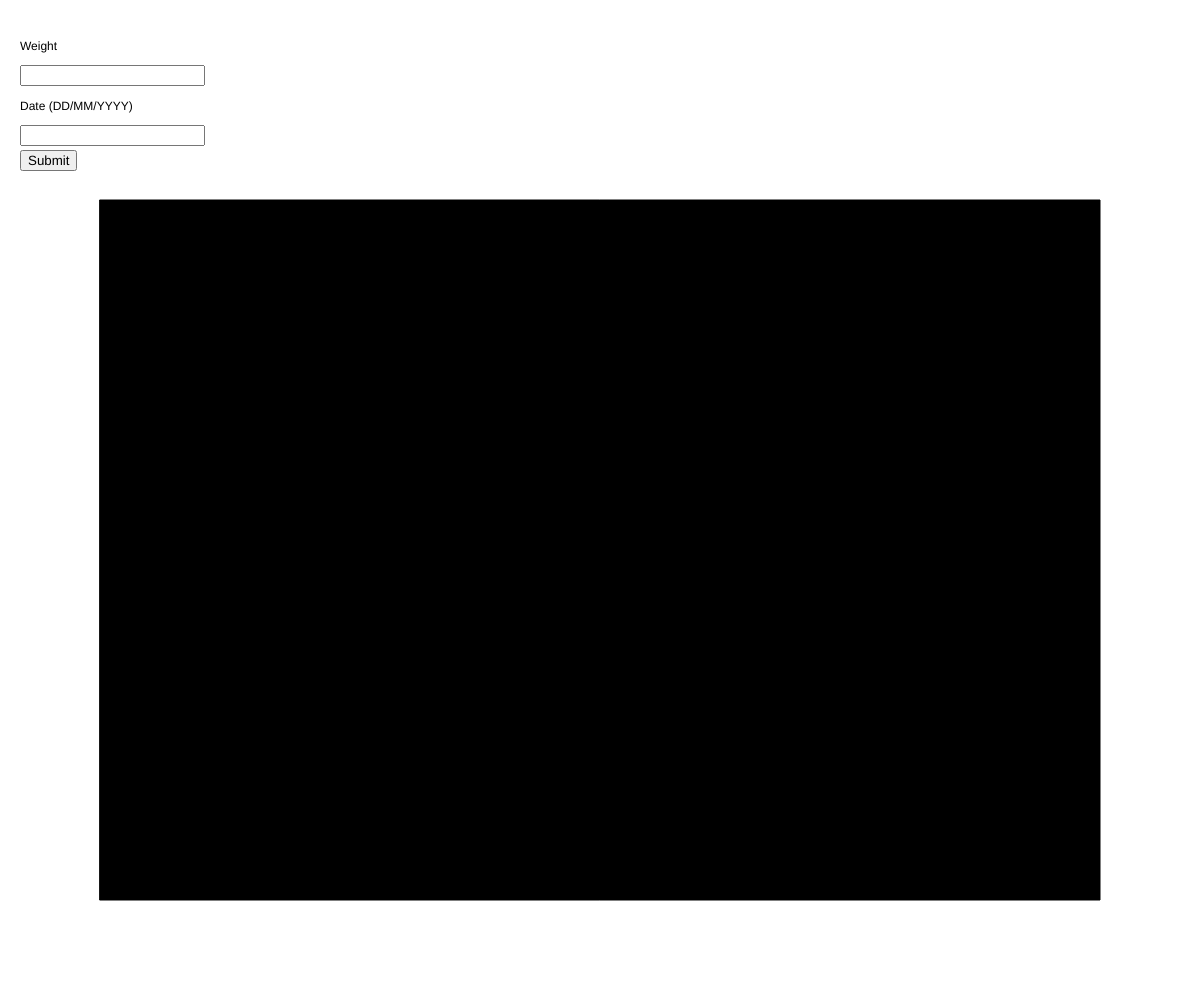
Frame 1 (no input)
Frame 60 (no input): identical to frame 1, image omitted
Frame 120 (the mouse pressed at the canvas centre since frame 60): identical to frame 1, image omitted

The p5.js sketch that drew this single still picture (run headless with seeded random() and noise() and a simulated clock; from frame 60 on, the mouse is pressed at the canvas centre):

// p5.js sketch
// ── sketch.js
var points = [];
var weightInput;
var dateInput;
var submit;

function setup() {
 createCanvas(windowWidth, windowHeight);
 weightInput = createInput();
 weightInput.position(20, 65);
 dateInput = createInput();
 dateInput.position(20, 125);

 submit = createButton("Submit");
 submit.position(20,150)
 submit.mousePressed(alterPoint);
}

function alterPoint	()
{
	var correct = true;
	var w = weightInput.value();
	var d = dateInput.value();
	if(!(isInt(parseInt(w,10)) || isFloat(parseInt(w,10))))
	{
		if(w>0)
		{
			correct = false;
		}
		
	}

	if(!(d[2] == "/" && d[5] == "/" && d.length==8))
	{
		correct = false;
	}

	if(correct)
	{
		var include = false;
		for (var i = points.length - 1; i >= 0; i--) {
			
			if(points[i][0] == weightInput.value() && points[i][1] == dateInput.value())
			{
				include = true;
			}
			
		}
		
		if(!include)
		{points.push([parseInt(w,10),
			[parseInt(d[0]+d[1],10) ,
			parseInt(d[3]+d[4],10),
			parseInt(d[6]+d[7],10) ]]	
			);}
		/*else if(include)
		{
			
			var index;
			for (var i = points.length - 1; i >= 0; i--) {
				if(points[i] == [weightInput.value(),dateInput.value()])
				{
					index = i;
				}
			}
			points.splice(i,1);
		}*/
	}
	

	sortArr(points)
	console.log(points)
}

function isInt(n){
    return Number(n) === n && n % 1 === 0;
}

function isFloat(n){
    return Number(n) === n && n % 1 !== 0;
}




function draw() {


 background(255);
 fill("black");
 text("Weight",20,50);
 text("Date (DD/MM/YYYY)",20,110);

 rectMode(CORNERS)
 fill("black")
 rect(100,200,windowWidth-100,windowHeight-100)

 var maxW = -Infinity;
 var minW = Infinity;
 for (var i = points.length - 1; i >= 0; i--) {
 	if(maxW<points[i][0])
 	{
 		maxW = points[i][0];
 	}
 	if(minW>points[i][0])
 	{
 		minW = points[i][0];
 	}

 }
 
 
 
 maxW = (maxW/10|0)*10+10
 minW = (minW/10|0)*10
 

 if(points.length>0){
 	fill("black")
 	text(maxW,60,200)
 	text(minW,60,windowHeight-100)
 }

 var pX;
 var pY;
 for (var i = points.length - 1; i >= 0; i--) {
 	fill("red")
 	var y = map(points[i][0],minW,maxW,0,windowHeight-300);
 	var y = windowHeight-100-y
 	//console.log(y)

 	var x = points[i][1][0]
 	var x = 100+x*50
 	if(pX == null && pY == null)
 	{
 		pX = x;
 		pY = y;
 	}
 	else
 	{
 		
 		push();
 		stroke("red");
 		line(pX,pY,x,y);
 		
 		pop();
 		pX = x;
 		pY = y;
 	}
 	//console.log(x,y)
 	text(points[i][1],x,windowHeight-50)

 	ellipse(x,y,5,5)
 }

}

function sortArr()
{
	for(var i = points.length-1;i>=0;i--)
	{
		var m = i;
		for (var j = i; j >= 0; j--) {
			if(points[m][1]<points[j][1])
			{
				m = j
			}
		}
		temp = points[m]
		points[m] = points[i]
		points[i] = temp
	}
	
}
